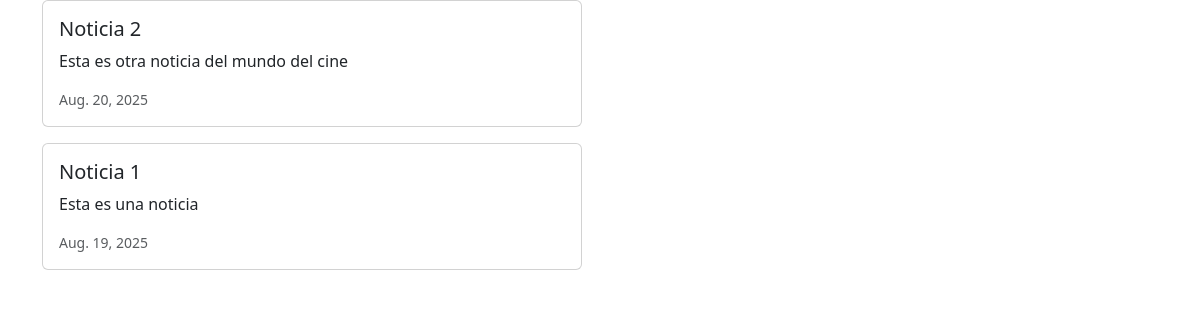
Page /news/ on the committed database.
### news/models.py (models this page shows, shortened)
class News(models.Model):
    headline = models.CharField(max_length=200)
    body = models.TextField()
    date = models.DateField()

### news/views.py (the view)
# urls.py: path('news/', include('news.urls')),
def news(request):
    newss = News.objects.all().order_by('-date')
    return render(request, 'news.html', {'newss':newss})

### news/templates/news.html (shortened to what this page needs)
<head>
    <link href="https://cdn.jsdelivr.net/npm/bootstrap@5.3.7/dist/css/bootstrap.min.css" rel="stylesheet">
</head>
<div class="container">
    {% for news in newss %}
    <div class="card mb-3" style="max-width: 540px;">
         <div class="row g-0">
            <div class="col-md-8">
                <div class="card-body">
                    <h5 class="card-title">{{ news.headline }}</h5>
                    <p class="card-text">{{ news.body }}</p>
                    <p class="card-text"><small class="text-muted"> {{ news.date }} </small></p>
                </div>
            </div>
        </div>
    </div>
{% endfor %}
</div>

### rows in the picture
News: headline "Noticia 2", body "Esta es otra noticia del mundo del cine", date "Aug. 20, 2025"
News: headline "Noticia 1", body "Esta es una noticia", date "Aug. 19, 2025"
